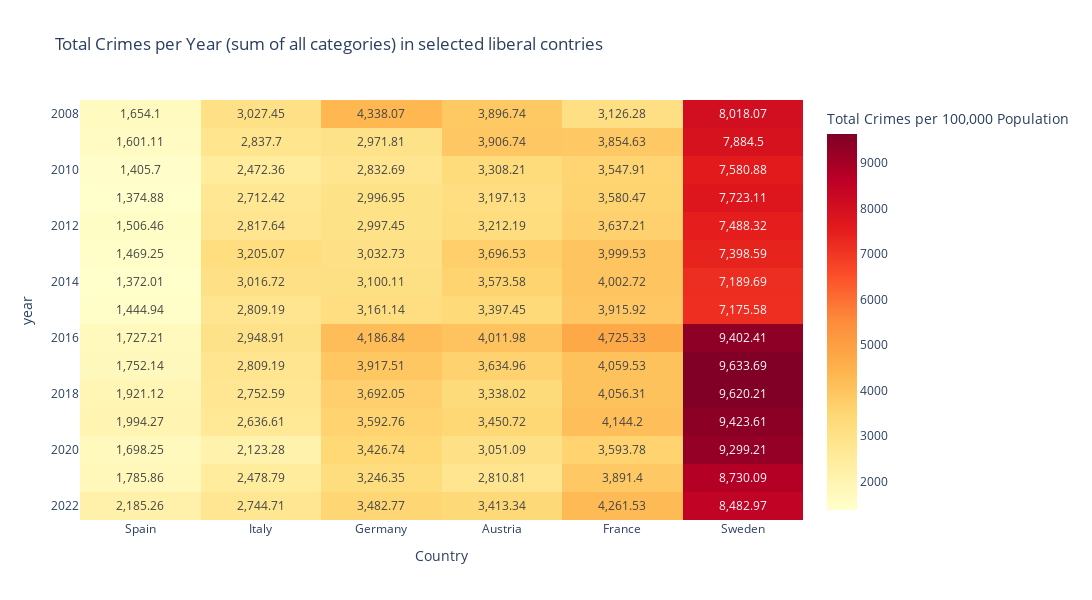

The cell this chart's notebook holds for it:
### Code cell
pivot_df = crimes_df[crimes_df['geo'].isin(liberal)].pivot_table(
    index='year',
    columns='geo',
    values='Crimes num',
    aggfunc="sum",
    fill_value=0
)
sorted_columns = pivot_df.mean().sort_values(ascending=True).index
pivot = pivot_df.loc[:, sorted_columns]

fig = px.imshow(
        pivot,
        labels=dict(x="Country", t="Year", color="Total Crimes per 100,000 Population"),
        x=pivot.columns,
        y=pivot.index,
        title="Total Crimes per Year (sum of all categories) in selected liberal contries",
        color_continuous_scale="YlOrRd",
        aspect="auto",
        width=1200,
        height=600,
        text_auto=True
    )
fig.show()

### Figure 1 — Plotly figure (JSON) as saved in the notebook; plotly's stock layout.template omitted (floating-point values rounded to 4 significant figures)
{"data": [{"coloraxis": "coloraxis", "hovertemplate": "Country: %{x}<br>year: %{y}<br>Total Crimes per 100,000 Population: %{z}<extra></extra>", "name": "0", "texttemplate": "%{z}", "type": "heatmap", "x": ["Spain", "Italy", "Germany", "Austria", "France", "Sweden"], "xaxis": "x", "y": [2008, 2009, 2010, 2011, 2012, 2013, 2014, 2015, 2016, 2017, 2018, 2019, 2020, 2021, 2022], "yaxis": "y", "z": [[1654.0, 3027.0, 4338.0, 3897.0, 3126.0, 8018.0], [1601.0, 2838.0, 2972.0, 3907.0, 3855.0, 7885.0], [1406.0, 2472.0, 2833.0, 3308.0, 3548.0, 7581.0], [1375.0, 2712.0, 2997.0, 3197.0, 3580.0, 7723.0], [1506.0, 2818.0, 2997.0, 3212.0, 3637.0, 7488.0], [1469.0, 3205.0, 3033.0, 3697.0, 4000.0, 7399.0], [1372.0, 3017.0, 3100.0, 3574.0, 4003.0, 7190.0], [1445.0, 2809.0, 3161.0, 3397.0, 3916.0, 7176.0], [1727.0, 2949.0, 4187.0, 4012.0, 4725.0, 9402.0], [1752.0, 2809.0, 3918.0, 3635.0, 4060.0, 9634.0], [1921.0, 2753.0, 3692.0, 3338.0, 4056.0, 9620.0], [1994.0, 2637.0, 3593.0, 3451.0, 4144.0, 9424.0], [1698.0, 2123.0, 3427.0, 3051.0, 3594.0, 9299.0], [1786.0, 2479.0, 3246.0, 2811.0, 3891.0, 8730.0], [2185.0, 2745.0, 3483.0, 3413.0, 4262.0, 8483.0]]}], "layout": {"coloraxis": {"colorbar": {"title": {"text": "Total Crimes per 100,000 Population"}}, "colorscale": [[0, "rgb(255,255,204)"], [0.125, "rgb(255,237,160)"], [0.25, "rgb(254,217,118)"], [0.375, "rgb(254,178,76)"], [0.5, "rgb(253,141,60)"], [0.625, "rgb(252,78,42)"], [0.75, "rgb(227,26,28)"], [0.875, "rgb(189,0,38)"], [1, "rgb(128,0,38)"]]}, "height": 600, "title": {"text": "Total Crimes per Year (sum of all categories) in selected liberal contries"}, "width": 1200, "xaxis": {"anchor": "y", "domain": [0, 1], "title": {"text": "Country"}}, "yaxis": {"anchor": "x", "autorange": "reversed", "domain": [0, 1], "title": {"text": "year"}}}}
